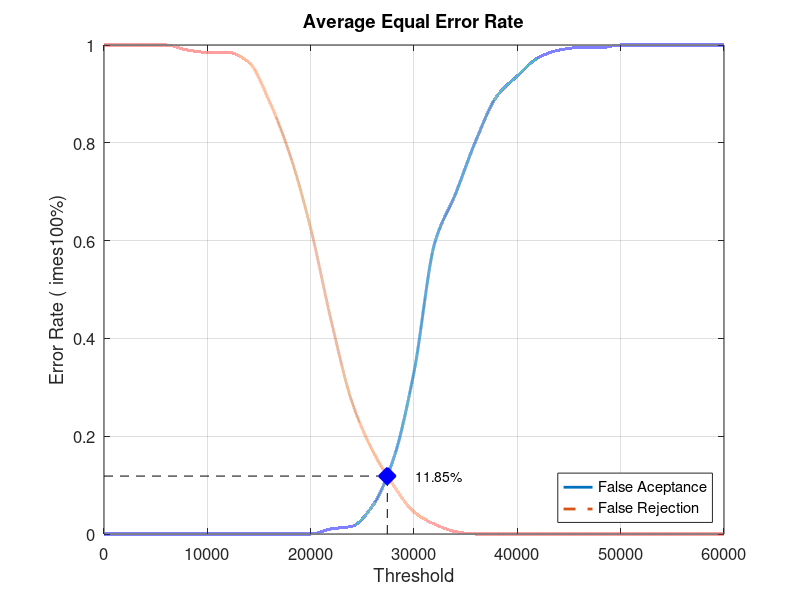
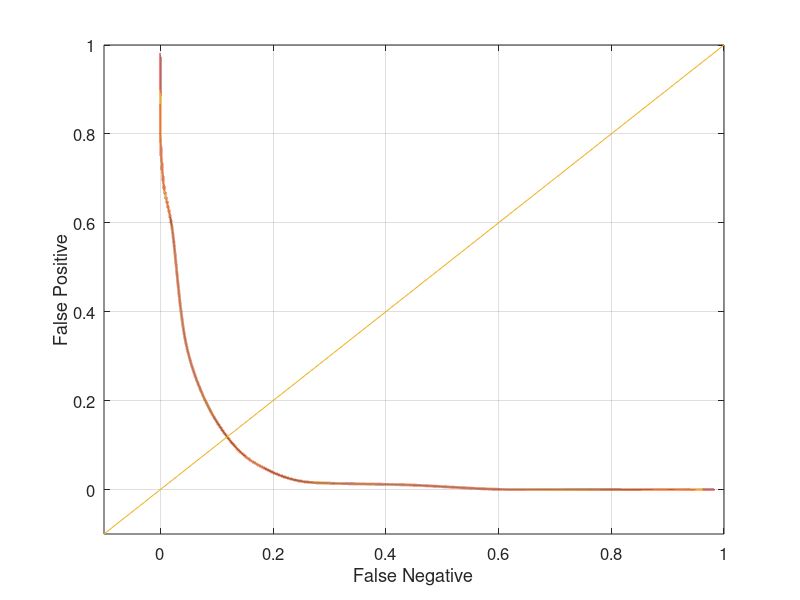

Source code (MATLAB) for these figures, in order:
close all;
clear;
clc;
x = 0:2000:60000;
xq = 0:0.5:60000;

y0 = [0 0 0 0 0 0 0 0 0 0 0 0.0105263 0.0157895 0.0578947 0.152632 0.331579 0.594737 0.694737 0.805263 0.894737 0.936842 0.973684 0.989474 0.994737 0.994737 1 1 1 1 1 1]
yy0 = interp1(x, y0, xq, 'pchip');
y1 = [1 1 1 1 0.99 0.985 0.985 0.965 0.885 0.775 0.625 0.435 0.27 0.17 0.1 0.045 0.02 0.005 0 0 0 0 0 0 0 0 0 0 0 0 0]
yy1 = interp1(x, y1, xq, 'pchip');

% Calculating EER: 
y2 = abs(y0 - y1);
find(y2 == min(y2))
yy2 = abs(yy0 - yy1);
xEER = find(yy2 == min(yy2));
xEERIndex = xq(xEER) % X-axis EER
yEER = yy0(xEER) % Y-axis EER

main = figure
plot(xq, yy0,'-','LineWidth', 2);	hold on
plot(xq, yy1,'--','LineWidth', 2);	hold on
plot([xEERIndex xEERIndex], [0 yEER], 'k--');	hold on
plot([0 xEERIndex], [yEER yEER], 'k--');	hold on
plot(xEERIndex, yEER, 'bx', 'LineWidth', 10);	hold on
text(xEERIndex + 10 * xEERIndex / 100, yEER, [num2str(round((10000 * yEER)) / 100) '%'])
legend('False Aceptance', 'False Rejection', 'Location', 'SouthEast')
xlabel('Threshold')
ylabel('Error Rate (	imes100%)')
title('Average Equal Error Rate')
set(gca, 'FontSize', 12)
axis([0 60000 0 1])
grid on

print(main, 'Database2_2Main', '-dpng');
FNRxFPR = figure('Color', [1 1 1]);
plot(yy1, yy0, '-', yy1, yy0, 'LineWidth', 2);
hold on
y = -0.1:0.1:1
plot(y, y); 
set(gca, 'FontSize', 12)
xlabel('False Negative')
ylabel('False Positive')
axis([-0.1 1 -0.1 1])
set(gca, 'FontSize', 12)
grid on

print(FNRxFPR, 'Database2_2FNRxFPR','-dpng');
